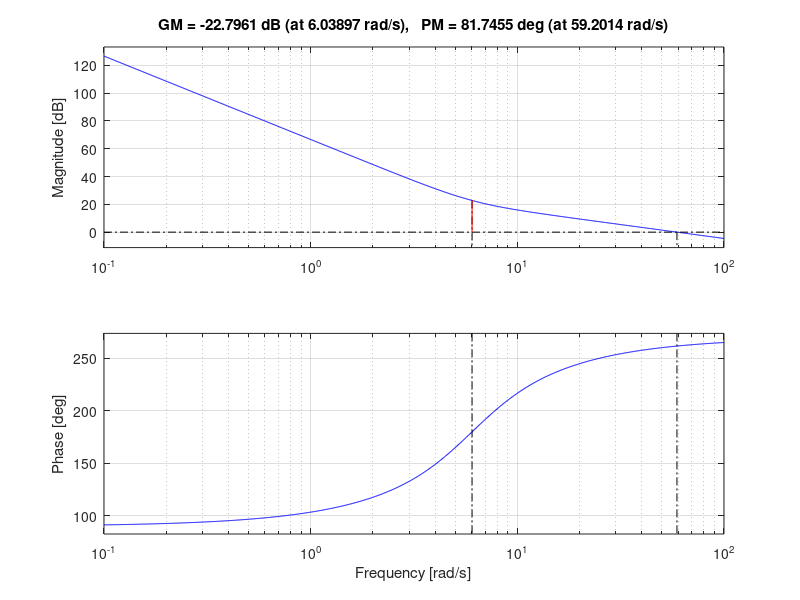
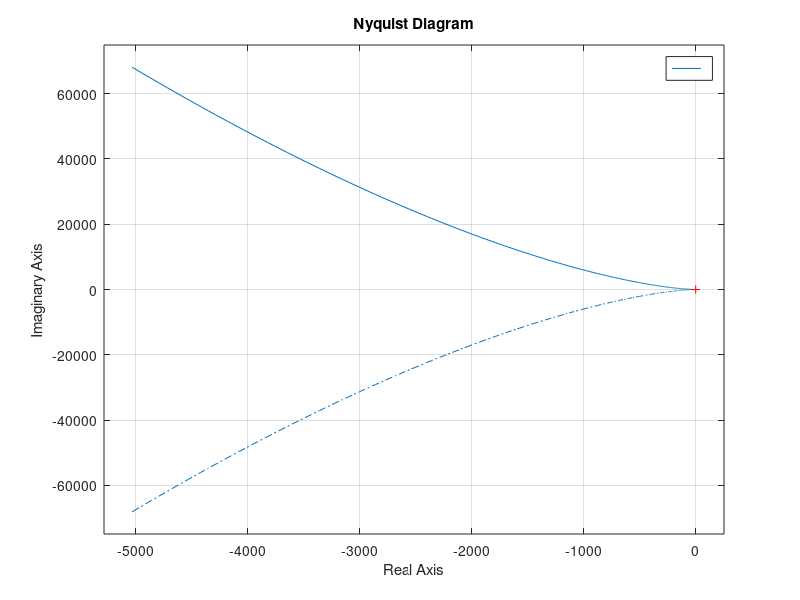
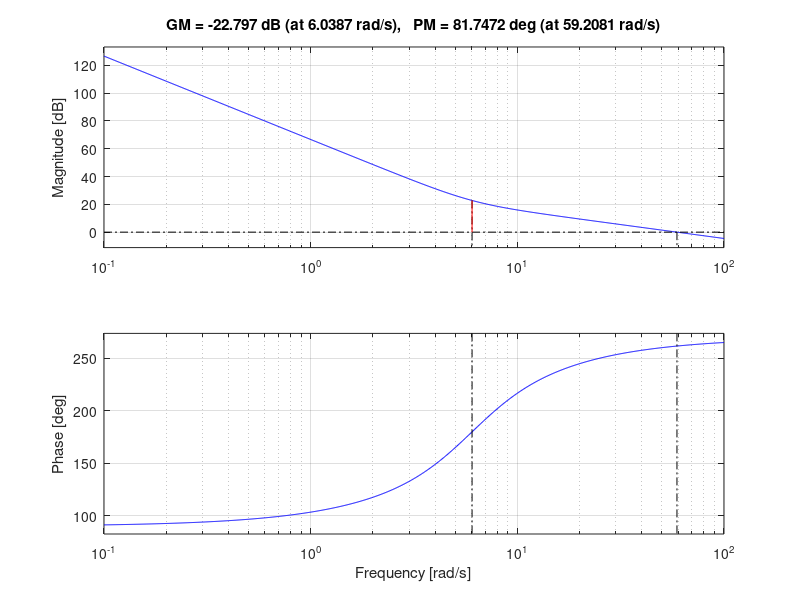
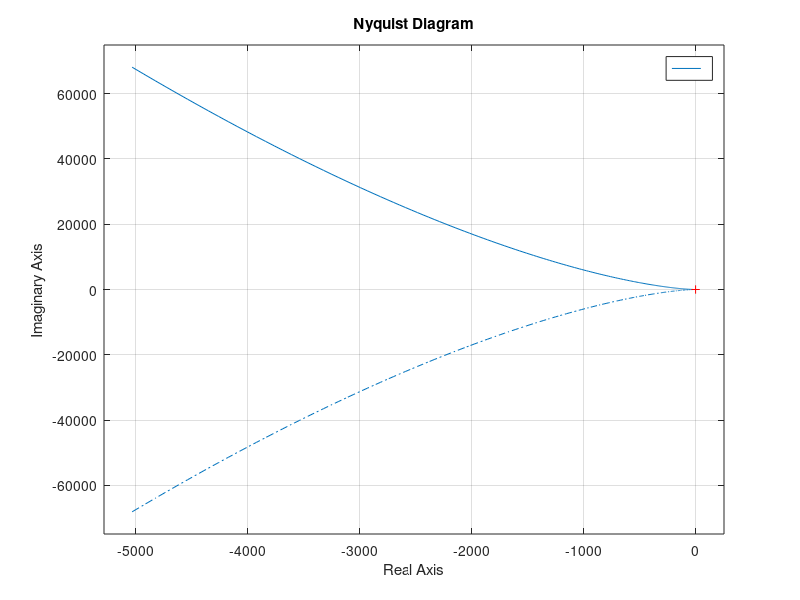

MATLAB code for these plots, in order:
s = tf('s');
phi = 1/(2.0708e-5 * s^2);
theta = 1/(2.0807e-5 * s^2);
psi = 1/(3.8860e-5 * s^2);
%Roll Axis
Kp_phi = 0.01042;
Kd_phi = 0.001226;
Ki_phi = 0.0447112;
D_phi = Kp_phi + Kd_phi*s + (Ki_phi/s);
%pitch Axis
Kp_theta = 0.01047;
Kd_theta = 0.001232;
Ki_theta = 0.044926;
D_theta = Kp_theta + Kd_theta*s + (Ki_theta/s);

%Yaw Axis
Kp_psi = 0.01047;
Kd_psi = 0.001232;
Ki_psi = 0.044926;
D_psi = Kp_psi + Kd_psi*s + (Ki_psi/s);

figure(1)
margin(D_phi * phi)
grid on
figure(2)
nyquist(D_phi * phi)
grid on

figure(3)
margin(D_theta * theta)
grid on
figure(4)
nyquist(1 + D_theta * theta)
grid on

figure(5)
margin(D_psi * psi)
grid on
figure(6)
nyquist(1 + D_psi * psi)
grid on

